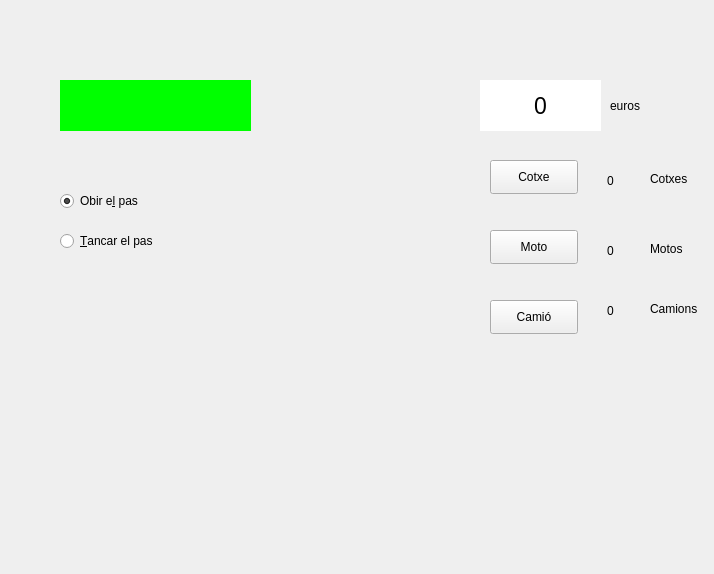
<?xml version="1.0" encoding="UTF-8"?>
<ui version="4.0">
 <class>MyForm</class>
 <widget class="QWidget" name="MyForm">
  <property name="geometry">
   <rect>
    <x>0</x>
    <y>0</y>
    <width>714</width>
    <height>574</height>
   </rect>
  </property>
  <property name="windowTitle">
   <string>Form</string>
  </property>
  <widget class="QRadioButton" name="radioButton">
   <property name="geometry">
    <rect>
     <x>60</x>
     <y>190</y>
     <width>111</width>
     <height>22</height>
    </rect>
   </property>
   <property name="text">
    <string>Obir e&amp;l pas</string>
   </property>
   <property name="checked">
    <bool>true</bool>
   </property>
  </widget>
  <widget class="QRadioButton" name="radioButton_2">
   <property name="geometry">
    <rect>
     <x>60</x>
     <y>230</y>
     <width>105</width>
     <height>22</height>
    </rect>
   </property>
   <property name="text">
    <string>&amp;Tancar el pas</string>
   </property>
   <property name="checkable">
    <bool>true</bool>
   </property>
   <property name="checked">
    <bool>false</bool>
   </property>
  </widget>
  <widget class="MyLabel" name="label">
   <property name="geometry">
    <rect>
     <x>60</x>
     <y>80</y>
     <width>191</width>
     <height>51</height>
    </rect>
   </property>
   <property name="styleSheet">
    <string notr="true">background-color:rgb(0, 255, 0);</string>
   </property>
   <property name="text">
    <string/>
   </property>
  </widget>
  <widget class="QPushButton" name="pushButton">
   <property name="geometry">
    <rect>
     <x>490</x>
     <y>160</y>
     <width>88</width>
     <height>34</height>
    </rect>
   </property>
   <property name="text">
    <string>Cotxe</string>
   </property>
   <property name="checkable">
    <bool>false</bool>
   </property>
   <property name="flat">
    <bool>false</bool>
   </property>
  </widget>
  <widget class="QPushButton" name="pushButton_2">
   <property name="geometry">
    <rect>
     <x>490</x>
     <y>230</y>
     <width>88</width>
     <height>34</height>
    </rect>
   </property>
   <property name="text">
    <string>Moto</string>
   </property>
  </widget>
  <widget class="QPushButton" name="pushButton_3">
   <property name="geometry">
    <rect>
     <x>490</x>
     <y>300</y>
     <width>88</width>
     <height>34</height>
    </rect>
   </property>
   <property name="text">
    <string>Camió</string>
   </property>
  </widget>
  <widget class="MyLabel" name="label_2">
   <property name="geometry">
    <rect>
     <x>480</x>
     <y>80</y>
     <width>121</width>
     <height>51</height>
    </rect>
   </property>
   <property name="font">
    <font>
     <pointsize>17</pointsize>
    </font>
   </property>
   <property name="styleSheet">
    <string notr="true">background-color:rgb(255, 255, 255)</string>
   </property>
   <property name="inputMethodHints">
    <set>Qt::ImhPreferNumbers</set>
   </property>
   <property name="text">
    <string>0</string>
   </property>
   <property name="alignment">
    <set>Qt::AlignCenter</set>
   </property>
  </widget>
  <widget class="QLabel" name="label_3">
   <property name="geometry">
    <rect>
     <x>610</x>
     <y>80</y>
     <width>61</width>
     <height>51</height>
    </rect>
   </property>
   <property name="text">
    <string>euros</string>
   </property>
  </widget>
  <widget class="MyLabel" name="label_4">
   <property name="geometry">
    <rect>
     <x>590</x>
     <y>170</y>
     <width>41</width>
     <height>21</height>
    </rect>
   </property>
   <property name="styleSheet">
    <string notr="true"/>
   </property>
   <property name="text">
    <string>0</string>
   </property>
   <property name="alignment">
    <set>Qt::AlignCenter</set>
   </property>
  </widget>
  <widget class="QLabel" name="label_5">
   <property name="geometry">
    <rect>
     <x>650</x>
     <y>170</y>
     <width>59</width>
     <height>18</height>
    </rect>
   </property>
   <property name="text">
    <string>Cotxes</string>
   </property>
  </widget>
  <widget class="MyLabel" name="label_6">
   <property name="geometry">
    <rect>
     <x>590</x>
     <y>240</y>
     <width>41</width>
     <height>21</height>
    </rect>
   </property>
   <property name="styleSheet">
    <string notr="true"/>
   </property>
   <property name="text">
    <string>0</string>
   </property>
   <property name="alignment">
    <set>Qt::AlignCenter</set>
   </property>
  </widget>
  <widget class="MyLabel" name="label_7">
   <property name="geometry">
    <rect>
     <x>590</x>
     <y>300</y>
     <width>41</width>
     <height>21</height>
    </rect>
   </property>
   <property name="styleSheet">
    <string notr="true"/>
   </property>
   <property name="text">
    <string>0</string>
   </property>
   <property name="alignment">
    <set>Qt::AlignCenter</set>
   </property>
  </widget>
  <widget class="QLabel" name="label_8">
   <property name="geometry">
    <rect>
     <x>650</x>
     <y>240</y>
     <width>59</width>
     <height>18</height>
    </rect>
   </property>
   <property name="text">
    <string>Motos</string>
   </property>
  </widget>
  <widget class="QLabel" name="label_9">
   <property name="geometry">
    <rect>
     <x>650</x>
     <y>300</y>
     <width>59</width>
     <height>18</height>
    </rect>
   </property>
   <property name="text">
    <string>Camions</string>
   </property>
  </widget>
 </widget>
 <customwidgets>
  <customwidget>
   <class>MyLabel</class>
   <extends>QLabel</extends>
   <header>MyLabel.h</header>
   <slots>
    <slot>pintaVerd()</slot>
    <slot>pintaVermell()</slot>
    <slot>sumaUn()</slot>
    <slot>sumaQuatre()</slot>
    <slot>passaV()</slot>
   </slots>
  </customwidget>
 </customwidgets>
 <resources/>
 <connections>
  <connection>
   <sender>radioButton_2</sender>
   <signal>clicked()</signal>
   <receiver>label</receiver>
   <slot>pintaVermell()</slot>
   <hints>
    <hint type="sourcelabel">
     <x>143</x>
     <y>240</y>
    </hint>
    <hint type="destinationlabel">
     <x>218</x>
     <y>130</y>
    </hint>
   </hints>
  </connection>
  <connection>
   <sender>pushButton</sender>
   <signal>clicked()</signal>
   <receiver>label_2</receiver>
   <slot>sumaUn()</slot>
   <hints>
    <hint type="sourcelabel">
     <x>537</x>
     <y>163</y>
    </hint>
    <hint type="destinationlabel">
     <x>538</x>
     <y>125</y>
    </hint>
   </hints>
  </connection>
  <connection>
   <sender>pushButton_2</sender>
   <signal>clicked()</signal>
   <receiver>label_2</receiver>
   <slot>sumaUn()</slot>
   <hints>
    <hint type="sourcelabel">
     <x>545</x>
     <y>246</y>
    </hint>
    <hint type="destinationlabel">
     <x>582</x>
     <y>126</y>
    </hint>
   </hints>
  </connection>
  <connection>
   <sender>pushButton_3</sender>
   <signal>clicked()</signal>
   <receiver>label_2</receiver>
   <slot>sumaQuatre()</slot>
   <hints>
    <hint type="sourcelabel">
     <x>544</x>
     <y>306</y>
    </hint>
    <hint type="destinationlabel">
     <x>593</x>
     <y>124</y>
    </hint>
   </hints>
  </connection>
  <connection>
   <sender>radioButton_2</sender>
   <signal>toggled(bool)</signal>
   <receiver>pushButton_2</receiver>
   <slot>setDisabled(bool)</slot>
   <hints>
    <hint type="sourcelabel">
     <x>160</x>
     <y>247</y>
    </hint>
    <hint type="destinationlabel">
     <x>500</x>
     <y>250</y>
    </hint>
   </hints>
  </connection>
  <connection>
   <sender>radioButton_2</sender>
   <signal>toggled(bool)</signal>
   <receiver>pushButton_3</receiver>
   <slot>setDisabled(bool)</slot>
   <hints>
    <hint type="sourcelabel">
     <x>164</x>
     <y>239</y>
    </hint>
    <hint type="destinationlabel">
     <x>492</x>
     <y>313</y>
    </hint>
   </hints>
  </connection>
  <connection>
   <sender>radioButton_2</sender>
   <signal>toggled(bool)</signal>
   <receiver>pushButton</receiver>
   <slot>setDisabled(bool)</slot>
   <hints>
    <hint type="sourcelabel">
     <x>96</x>
     <y>234</y>
    </hint>
    <hint type="destinationlabel">
     <x>527</x>
     <y>189</y>
    </hint>
   </hints>
  </connection>
  <connection>
   <sender>radioButton</sender>
   <signal>clicked()</signal>
   <receiver>label</receiver>
   <slot>pintaVerd()</slot>
   <hints>
    <hint type="sourcelabel">
     <x>155</x>
     <y>198</y>
    </hint>
    <hint type="destinationlabel">
     <x>179</x>
     <y>126</y>
    </hint>
   </hints>
  </connection>
  <connection>
   <sender>pushButton</sender>
   <signal>clicked()</signal>
   <receiver>label_4</receiver>
   <slot>passaV()</slot>
   <hints>
    <hint type="sourcelabel">
     <x>577</x>
     <y>180</y>
    </hint>
    <hint type="destinationlabel">
     <x>607</x>
     <y>178</y>
    </hint>
   </hints>
  </connection>
  <connection>
   <sender>pushButton_2</sender>
   <signal>clicked()</signal>
   <receiver>label_6</receiver>
   <slot>passaV()</slot>
   <hints>
    <hint type="sourcelabel">
     <x>575</x>
     <y>245</y>
    </hint>
    <hint type="destinationlabel">
     <x>599</x>
     <y>250</y>
    </hint>
   </hints>
  </connection>
  <connection>
   <sender>pushButton_3</sender>
   <signal>clicked()</signal>
   <receiver>label_7</receiver>
   <slot>passaV()</slot>
   <hints>
    <hint type="sourcelabel">
     <x>576</x>
     <y>319</y>
    </hint>
    <hint type="destinationlabel">
     <x>603</x>
     <y>313</y>
    </hint>
   </hints>
  </connection>
 </connections>
</ui>
